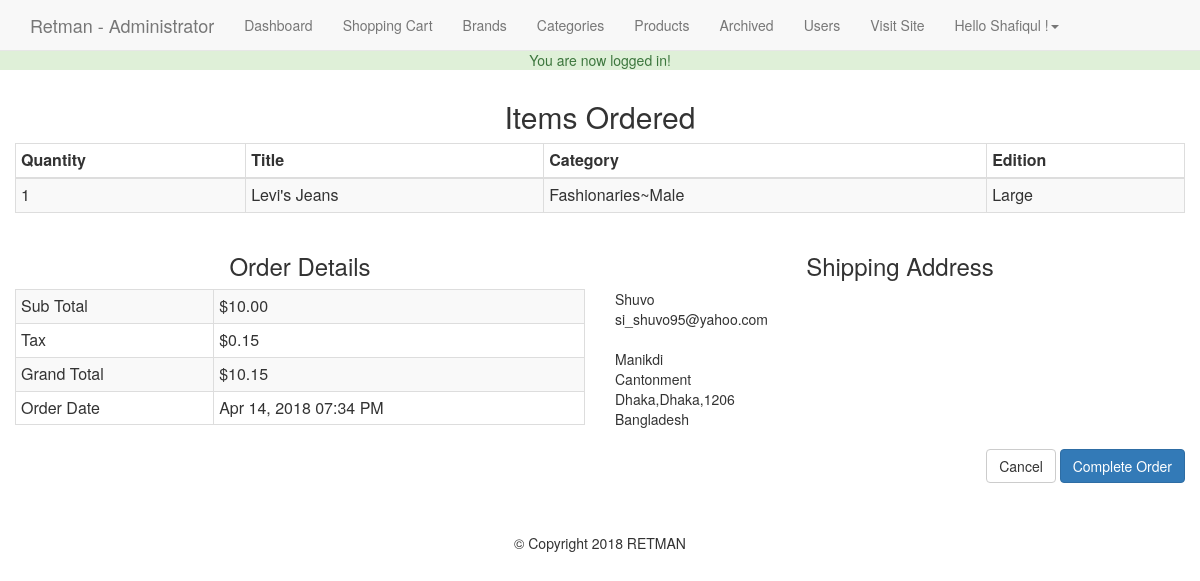
/admin/orders.php?txn_id=1 (signed in), run on the app's committed database.
### tables this page shows
CREATE TABLE `products` (
  `id` int(11) NOT NULL,
  `title` varchar(255) NOT NULL,
  `price` decimal(10,2) NOT NULL,
  `list_price` decimal(10,2) NOT NULL,
  `brand` int(11) NOT NULL,
  `categories` varchar(255) NOT NULL,
  `image` text NOT NULL,
  `description` text NOT NULL,
  `featured` int(11) NOT NULL DEFAULT '0',
  `editions` text NOT NULL,
  `deleted` tinyint(4) NOT NULL DEFAULT '0'
);

CREATE TABLE `categories` (
  `id` int(11) NOT NULL,
  `category` varchar(255) NOT NULL,
  `parent` int(11) NOT NULL DEFAULT '0'
);

CREATE TABLE `transactions` (
  `id` int(11) NOT NULL,
  `charge_id` varchar(255) NOT NULL,
  `cart_id` int(11) NOT NULL,
  `full_name` varchar(255) NOT NULL,
  `email` varchar(175) NOT NULL,
  `phone` varchar(175) NOT NULL,
  `street` varchar(255) NOT NULL,
  `street2` varchar(255) NOT NULL,
  `city` varchar(175) NOT NULL,
  `state` varchar(175) NOT NULL,
  `zip_code` varchar(50) NOT NULL,
  `country` varchar(175) NOT NULL,
  `sub_total` decimal(10,2) NOT NULL,
  `tax` decimal(10,2) NOT NULL,
  `grand_total` decimal(10,2) NOT NULL,
  `description` text NOT NULL,
  `txn_type` varchar(255) NOT NULL,
  `txn_date` datetime NOT NULL DEFAULT CURRENT_TIMESTAMP
);

### helpers/helpers.php (called while the page is built, shortened)
<?php
  function sanitize($invalid)
  {
    return htmlentities($invalid,ENT_QUOTES,"UTF-8");
  }
  function money($number)
  {
    return '$'.number_format($number,2);
  }
  function pretty_date($date)
  {
    return date("M d, Y h:i A", strtotime($date));
  }
?>

### admin/orders.php (the view, shortened to what this page needs)
<?php
  require_once '../core/init.php';
  include 'includes/head.php';
  include 'includes/navigation.php';
  $txn_id = sanitize((int)$_GET['txn_id']);
  $txnQuery = $db->query("SELECT * FROM transactions WHERE id = '$txn_id'");
  $txn = mysqli_fetch_assoc($txnQuery);
  $cart_id = $txn['cart_id'];
  $cartQ = $db->query("SELECT * FROM cart WHERE id = '$cart_id'");
  $cart = mysqli_fetch_assoc($cartQ);
  $items = json_decode($cart['items'], true);
  $idArray = array();
  $products = array();
  foreach ($items as $item)
  {
    $idArray[] = $item['id'];
  }
  $ids = implode(',',$idArray);
  $productQ = $db->query("SELECT i.id as 'id', i.title as 'title', c.id as 'cid', c.category as 'child', p.category as 'parent'
    FROM products i LEFT JOIN categories c ON i.categories = c.id LEFT JOIN categories p ON c.parent = p.id WHERE i.id IN ({$ids})");
  while ($p = mysqli_fetch_assoc($productQ))
  {
    foreach ($items as $item)
    {
      if ($item['id'] == $p['id'])
      {
        $x = $item;
        continue;
      }
    }
    $products[] = array_merge($x, $p);
  }
?>
<h2 class="text-center">Items Ordered</h2>
<table class="table table-condensed table-bordered table-striped">
  <thead>
    <th>Quantity</th>
    <th>Title</th>
    <th>Category</th>
    <th>Edition</th>
  </thead>
  <tbody>
    <?php foreach($products as $product) :?>
      <tr>
        <td><?php echo $product['quantity']; ?></td>
        <td><?php echo $product['title']; ?></td>
        <td><?php echo $product['parent'].'~'.$product['child']; ?></td>
        <td><?php echo $product['edition']; ?></td>
      </tr>
    <?php endforeach; ?>
  </tbody>
</table>
<div class="row">
  <div class="col-md-6">
    <h3 class="text-center"> Order Details</h3>
    <table class="table table-striped table-bordered table-condensed">
      <tbody>
        <tr>
          <td>Sub Total</td>
          <td><?php echo money($txn['sub_total']); ?></td>
        </tr>
        <tr>
          <td>Tax</td>
          <td><?php echo money($txn['tax']); ?></td>
        </tr>
        <tr>
          <td>Grand Total</td>
          <td><?php echo money($txn['grand_total']); ?></td>
        </tr>
        <tr>
          <td>Order Date</td>
          <td><?php echo pretty_date($txn['txn_date']); ?></td>
        </tr>
      </tbody>
    </table>
  </div>
  <div class="col-md-6">
    <h3 class="text-center">Shipping Address</h3>
    <address>
      <?php echo $txn['full_name']; ?><br>
      <?php echo $txn['email']; ?><br>
      <?php echo $txn['phone']; ?><br>
      <?php echo $txn['street']; ?><br>
      <?php echo ($txn['street2'] != '')?$txn['street2'].'<br>':''; ?>
      <?php echo $txn['city'].','.$txn['state'].','.$txn['zip_code']; ?><br>
      <?php echo $txn['country']; ?>
    </address>
  </div>
</div>
<div class="pull-right">
  <a href="index.php" class="btn btn-large btn-default">Cancel</a>
  <a href="orders.php?complete=1&cart_id=<?php echo $cart_id; ?>" class="btn btn-primary btn-large">Complete Order</a>
</div>
<?php include 'includes/footer.php'; ?>

### css/main.css (style rules this page uses)
body { padding-top: 50px; }

### data on the page
products: quantity "1", title "Levi's Jeans", categories.category "Fashionaries", categories.category "Male", edition "Large"
transactions: sub_total "$10.00", tax "$0.15", grand_total "$10.15", txn_date "Apr 14, 2018 07:34 PM", full_name "Shuvo", email "si_shuvo95@yahoo.com", street "Manikdi", street2 "Cantonment", city "Dhaka", state "Dhaka", zip_code "1206", country "Bangladesh"

### other printed values
$_SESSION['success_flash'] "You are now logged in!"
$user_data['first'] "Shafiqul"
